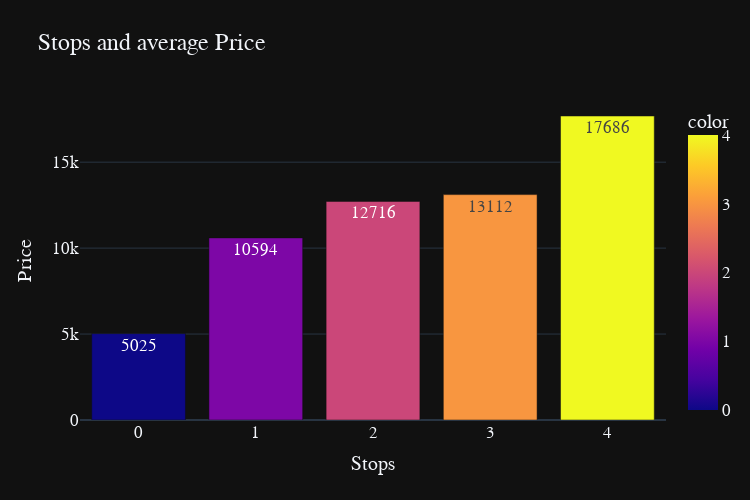

The notebook cell this image was saved under:
### Markdown cell above
<h2 style="color:#254E58;font-size: 1em "><b> 🔎 Price vs Stops</b>

### Code cell
mean=pd.DataFrame(df_eda.groupby("Stops")["Price"].mean().round(0)).reset_index()

fig = px.bar(y=mean["Price"], 
             x=mean["Stops"], 
             color = mean["Stops"],
             color_discrete_sequence=px.colors.sequential.PuBuGn,
             text=mean["Price"],
             title= 'Stops and average Price',
             template= 'plotly_dark',
             width=750, height=500)
fig.update_layout(
    xaxis_title="Stops",
    yaxis_title="Price",
    font = dict(size=17,family="Franklin Gothic"))
fig.show()

### Figure 1 — Plotly figure (JSON) as saved in the notebook; plotly's stock layout.template omitted (floating-point values rounded to 4 significant figures)
{"data": [{"alignmentgroup": "True", "hovertemplate": "x=%{x}<br>y=%{y}<br>text=%{text}<br>color=%{marker.color}<extra></extra>", "legendgroup": "", "marker": {"color": [0, 1, 2, 3, 4], "coloraxis": "coloraxis", "pattern": {"shape": ""}}, "name": "", "offsetgroup": "", "orientation": "v", "showlegend": false, "text": [5025, 10594, 12716, 13112, 17686], "textposition": "auto", "type": "bar", "x": [0, 1, 2, 3, 4], "xaxis": "x", "y": [5025, 10594, 12716, 13112, 17686], "yaxis": "y"}], "layout": {"barmode": "relative", "coloraxis": {"colorbar": {"title": {"text": "color"}}, "colorscale": [[0, "#0d0887"], [0.1111, "#46039f"], [0.2222, "#7201a8"], [0.3333, "#9c179e"], [0.4444, "#bd3786"], [0.5556, "#d8576b"], [0.6667, "#ed7953"], [0.7778, "#fb9f3a"], [0.8889, "#fdca26"], [1, "#f0f921"]]}, "font": {"family": "Franklin Gothic", "size": 17}, "height": 500, "legend": {"tracegroupgap": 0}, "title": {"text": "Stops and average Price"}, "width": 750, "xaxis": {"anchor": "y", "domain": [0, 1], "title": {"text": "Stops"}}, "yaxis": {"anchor": "x", "domain": [0, 1], "title": {"text": "Price"}}}}
